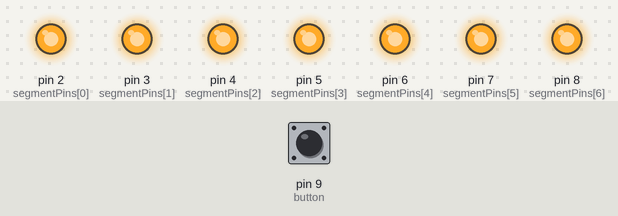
Bench run of a sketch on a simulated Arduino Uno, built with avr-gcc and run on an emulated ATmega328P. Parts: output pins drawn as LEDs (lit = HIGH). Dashed ring = blinking. The test bench sets the inputs (shaded band); at power-on: pin 9 (button) LOW. Random numbers use the default seed unless the sketch sets one.

Above: at 1.2 s.
1.3 s: pin 9 (button) pulled HIGH for 0.15 s
At 1.71 s:
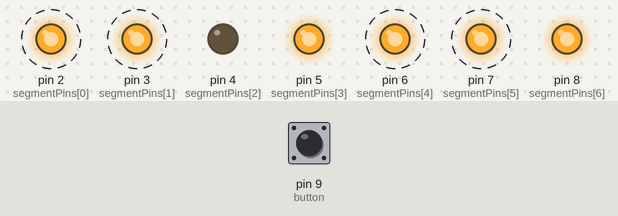
4.3 s: pin 9 (button) pulled HIGH for 1 s
At 5.9 s:
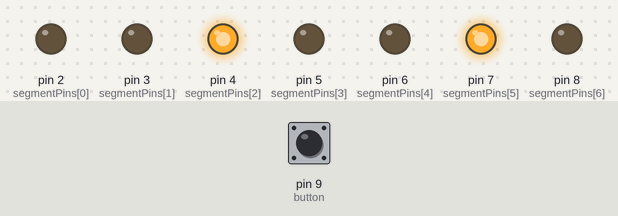
7.3 s: pin 9 (button) pulled HIGH for 3.2 s
At 9.4 s:
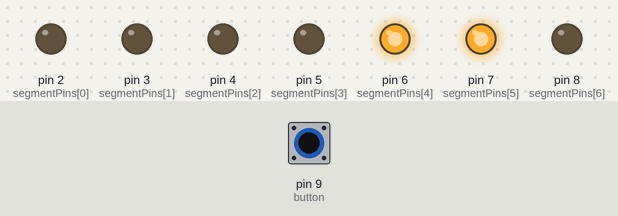
12.0 s: pin 9 (button) pulled HIGH for 0.15 s
At 14.2 s:
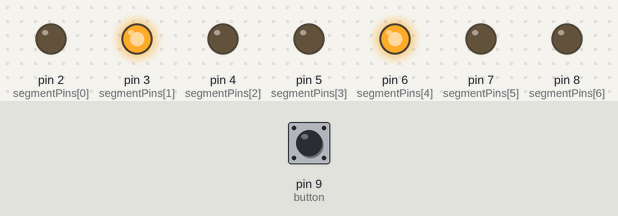
15.0 s: pin 9 (button) pulled HIGH for 0.15 s
At 15.46 s:
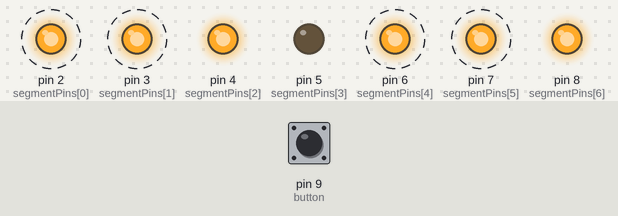
Timing chart, 0 to 18.0 s (numbered marks = the images above; inputs shaded):
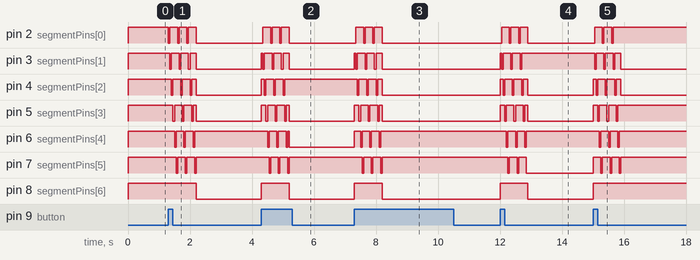

Measured:
- after the input at 1.3 s, pin 2 (segmentPins[0]): alternates HIGH for 0.25 s and LOW for 0.05 s, 7 changes in all, then stays LOW, starting at once; pin 3 (segmentPins[1]): alternates HIGH for 0.25 s and LOW for 0.05 s, 7 changes in all, then stays LOW, starting after 0.05 s
- after the input at 4.3 s, pin 2 (segmentPins[0]): alternates HIGH for 0.25 s and LOW for 0.05 s, 6 changes in all, then stays LOW, starting after 0.05 s; pin 3 (segmentPins[1]): goes HIGH 0.05 s, 3 × (LOW 0.05 s, HIGH 0.25 s), then LOW, starting at once
- after the input at 7.3 s, pin 2 (segmentPins[0]): alternates HIGH for 0.25 s and LOW for 0.05 s, 6 changes in all, then stays LOW, starting after 0.05 s; pin 3 (segmentPins[1]): goes HIGH 0.05 s, 3 × (LOW 0.05 s, HIGH 0.25 s), then LOW, starting at once
- after the input at 12.0 s, pin 2 (segmentPins[0]): alternates HIGH for 0.25 s and LOW for 0.05 s, 6 changes in all, then stays LOW, starting after 0.05 s; pin 3 (segmentPins[1]): LOW → HIGH at once, then repeats every 0.30 s: LOW 0.05 s, HIGH 0.25 s, until it stays HIGH from 12.7 s
- after the input at 15.0 s, pin 2 (segmentPins[0]): alternates HIGH for 0.25 s and LOW for 0.05 s, 5 changes in all, then stays HIGH, starting after 0.05 s; pin 3 (segmentPins[1]): alternates HIGH for 0.25 s and LOW for 0.05 s, 7 changes in all, then stays LOW, starting after 0.05 s

The sketch:

lcd_7.ino
```cpp
// Definir los pines donde están conectados los segmentos
const int segmentPins[] = {2, 3, 4, 5, 6, 7, 8}; // a, b, c, d, e, f, g
long randNumber;
// Tabla de consulta (LUT) para los números 0-9 en el display de 7 segmentos
const uint8_t lookup_table[10] = {
  0b1000000,  // 0
  0b1111001,  // 1
  0b0100100,  // 2
  0b0110000,  // 3
  0b0011001,  // 4
  0b0010010,  // 5
  0b0000010,  // 6
  0b1111000,  // 7
  0b0000000,  // 8
  0b0010000   // 9
};

const uint8_t lookup_table1[7] = {
  0b1111110,  // a
  0b1111101,  // b
  0b1111011,  // c
  0b1110111,  // d
  0b1101111,  // e
  0b1011111,  // f
  0b1111111
};

int estadoButton = 0;
const int button = 9;

// Función para mostrar un número en el display de 7 segmentos
void displayNumber(int number, int select) {
  if (number < 0 || number > 9) {
    return; // Solo mostrar números del 0 al 9
  }
  uint8_t segments;
  if (select == 1) {
    segments = lookup_table1[number]; // Obtener los segmentos del número de la LUT
  } else {
    segments = lookup_table[number]; // Obtener los segmentos del número de la LUT
  }
  // Activar o desactivar los segmentos
  for (int i = 0; i < 7; i++) {
    int bitValue = (segments >> i) & 0x01; // Obtener el valor del bit correspondiente al segmento
    digitalWrite(segmentPins[i], bitValue); // Encender o apagar el segmento
  }
}

void setup() {
  pinMode(button, INPUT);
  // Configurar los pines de los segmentos como salidas
  for (int i = 0; i < 7; i++) {
    pinMode(segmentPins[i], OUTPUT);
  }
  displayNumber(6,1);
  randomSeed(analogRead(A0));
}

void loop() {
  if(digitalRead(button) == HIGH) {
    if (estadoButton==0){
      estadoButton=1;
      // Mostrar los números del 0 al 9 en el display de 7 segmentos
      for (int i = 0; i <  3; i++) {
        for (int j= 0; j < 6; j++) {
          displayNumber(j,1);
          delay(50);
        }
      }
      randNumber = random(1,7);
      displayNumber(randNumber,0);
    }
  } else {
    estadoButton=0;
  }
}
```
